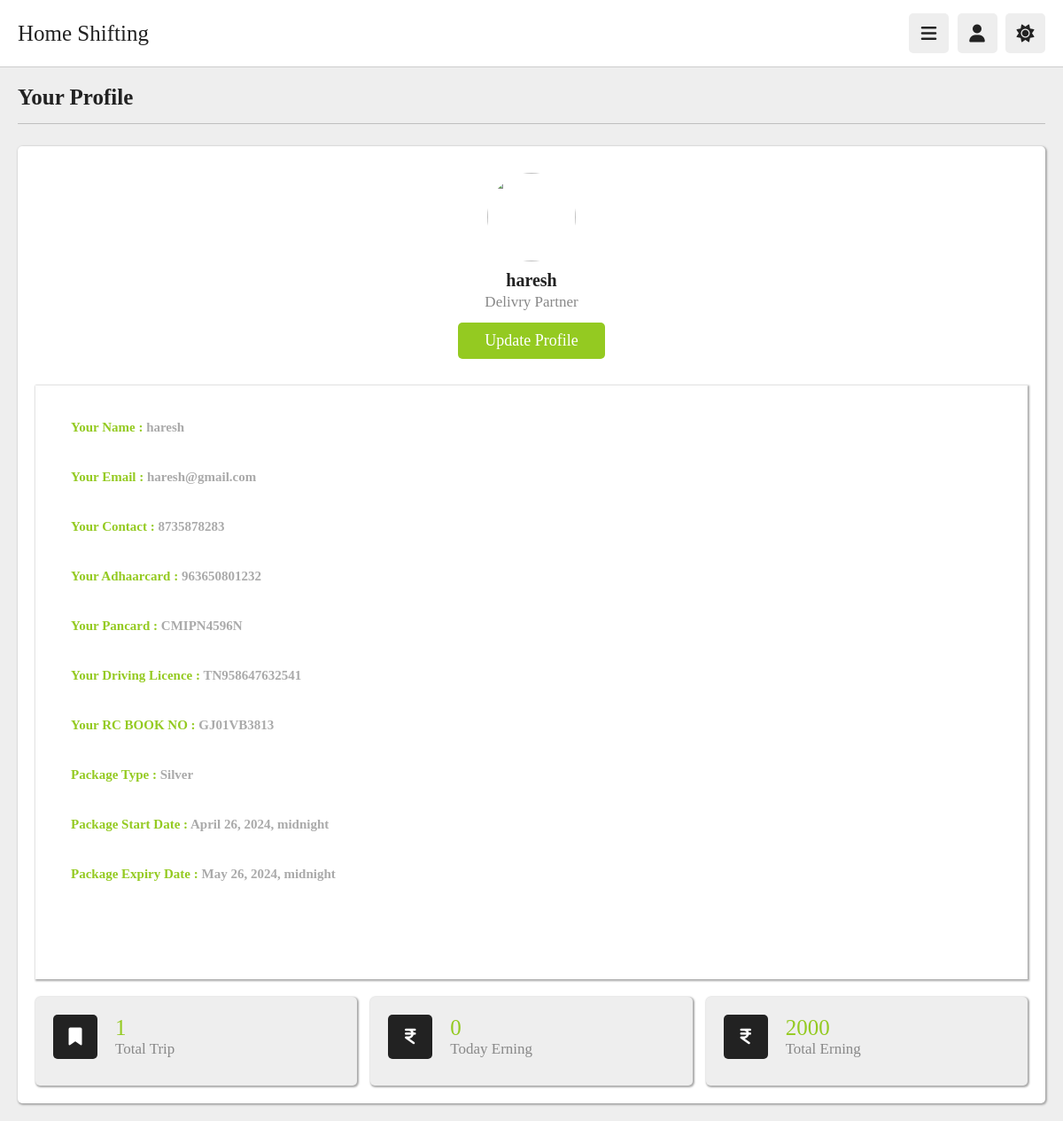
Page /dilevry_partners/profile/ (signed in) on the committed database.
### myapp2/models.py (models this page shows, shortened)
class Truckpartner(models.Model):
	t_name = models.CharField(max_length = 30)
	t_email = models.EmailField(unique=True , max_length = 30)
	t_password = models.CharField(max_length = 20)
	t_contact = models.CharField(max_length = 11 , unique = True)
	t_rcnumber = models.CharField(max_length = 50 , unique = True)
	t_aadharcard_details = models.CharField(max_length = 30 , unique = True)
	t_pancard_details = models.CharField(max_length = 30 , unique = True)
	t_drivinglicence_details = models.CharField(max_length = 30 , unique = True)
	t_picture = models.ImageField(upload_to="images/" ,default="images/pic-1.jpg")
	package_type = models.CharField(max_length=20,null=True)
	price = models.PositiveIntegerField(null=True)
	razorpay_order_id=models.CharField(max_length=100,null=True,blank=True)
	razorpay_payment_id=models.CharField(max_length=100,null=True,blank=True)
	start_date = models.DateTimeField(default=timezone.now)
	end_date = models.DateTimeField(null = True)
	truck_type = models.CharField(max_length=20,null = True)
	is_online = models.BooleanField(default=False)
	on_work = models.BooleanField(default = False)

class Rides(models.Model):
	truckpartner = models.ForeignKey(Truckpartner,on_delete = models.CASCADE, null = True)
	total_trip = models.PositiveIntegerField(default = 0 , null = True)
	start_time = models.DateTimeField(null = True)
	expiry_time = models.DateTimeField(null = True)
	today_earning = models.PositiveBigIntegerField(default = 0, null = True)
	total_earning = models.PositiveBigIntegerField(default = 0, null = True)

### myapp2/views.py (the view)
# urls.py: path('profile/',views.profile,name='profile'),
def profile(request):
    truckpartner = Truckpartner.objects.get(t_email = request.session['temail'])
    ride = Rides.objects.get(truckpartner = truckpartner)
    current_datetime = timezone.now()
    if ride.expiry_time is not None:
        if current_datetime >= ride.expiry_time:
            ride.today_earning = 0
            ride.save()
        print(ride.today_earning)
        return render(request,'profile.html',{"truckpartner":truckpartner , 'ride':ride})
    else:
        return render(request,'profile.html',{"truckpartner":truckpartner , 'ride':ride})

### myapp2/templates/profile.html (shortened to what this page needs)
{% extends 'sheader.html' %}
{% load static %}
{% block content %}
<section class="user-profile"  >
   <h1 class="heading">your profile</h1>
   <div class="info" style="box-shadow: 1px 1px 2px 1px #aaaaaa;">
      <div class="user">
         <img src="{{request.session.tpicture}}" alt="">
         <h3>{{request.session.tname}}</h3>
         <p>Delivry Partner</p>
         <a href="{% url 'update' %}" class="inline-btn">update profile</a>
      </div>
      <div class="box" style="height: 67rem; box-shadow: 1px 1px 2px 1px #aaaaaa;">
         <h2 style="color: #94CA21; padding-top: 39px; padding-left: 40px;">Your Name : <span style="color:#aaaaaa;">{{truckpartner.t_name}}</span></h2>
         <h2 style="color: #94CA21; padding-top: 39px; padding-left: 40px;">Your Email : <span style="color:#aaaaaa;">{{truckpartner.t_email}}</span></h2>
         <h2 style="color: #94CA21; padding-top: 39px; padding-left: 40px;">Your Contact : <span style="color:#aaaaaa;">{{truckpartner.t_contact}}</span></h2>
         <h2 style="color: #94CA21; padding-top: 39px; padding-left: 40px;">Your Adhaarcard : <span style="color:#aaaaaa;">{{truckpartner.t_aadharcard_details}}</span></h2>
         <h2 style="color: #94CA21; padding-top: 39px; padding-left: 40px;">Your Pancard : <span style="color:#aaaaaa;">{{truckpartner.t_pancard_details}}</span></h2>
         <h2 style="color: #94CA21; padding-top: 39px; padding-left: 40px;">Your Driving Licence : <span style="color:#aaaaaa;">{{truckpartner.t_drivinglicence_details}}</span></h2>
         <h2 style="color: #94CA21; padding-top: 39px; padding-left: 40px;">Your RC BOOK NO : <span style="color:#aaaaaa;">{{truckpartner.t_rcnumber}}</span></h2>
         <h2 style="color: #94CA21; padding-top: 39px; padding-left: 40px;">Package Type : <span style="color:#aaaaaa;">{{truckpartner.package_type}}</span></h2>
         <h2 style="color: #94CA21; padding-top: 39px; padding-left: 40px;">Package Start Date : <span style="color:#aaaaaa;">{{truckpartner.start_date}}</span></h2>
         <h2 style="color: #94CA21; padding-top: 39px; padding-left: 40px;">Package Expiry Date : <span style="color:#aaaaaa;">{{truckpartner.end_date}}</span></h2>
      </div>
      <div class="box-container" style="margin-top: 20px;">
         <div class="box" style="box-shadow: 1px 1px 2px 1px #aaaaaa;">
            <div class="flex">
               <i class="fas fa-bookmark"></i>
               <div>
                  <span>{{ride.total_trip}}</span>
                  <p>Total Trip</p>
               </div>
            </div>
         </div>
         <div class="box" style="box-shadow: 1px 1px 2px 1px #aaaaaa;"  >
            <div class="flex">
               <i class="fa-solid fa-indian-rupee-sign"></i>
               <div>
                  <span>{{ride.today_earning}}</span>
                  <p>Today Erning</p>
               </div>
            </div>
         </div>
         <div class="box" style="box-shadow: 1px 1px 2px 1px #aaaaaa;">
            <div class="flex">
               <i class="fa-solid fa-indian-rupee-sign"></i>
               <div>
                  <span>{{ride.total_earning}}</span>
                  <p>Total Erning</p>
               </div>
            </div>
         </div>
      </div>
   </div>
{% endblock %}

### myapp2/static/css/style.css (style rules this page uses)
:root { --main-color:#94CA21; --red:#e74c3c; --orange:#f39c12; --light-color:#888; --light-bg:#eee; --black:#222222; --white:#fff; --border:.1rem solid rgba(0,0,0,.2); }
* { font-family: 'Kalam', cursive; margin:0; padding:0; box-sizing: border-box; outline: none; border:none; text-decoration: none; }
html { font-size: 62.5%; overflow-x: hidden; }
body { background-color: var(--light-bg); padding-left: 30rem; }
section { padding:2rem; margin: 0 auto; max-width: 1200px; }
.heading { font-size: 2.5rem; color:var(--black); margin-bottom: 2.5rem; border-bottom: var(--border); padding-bottom: 1.5rem; text-transform: capitalize; }
.inline-btn, .inline-option-btn, .inline-delete-btn, .btn, .delete-btn, .option-btn { border-radius: .5rem; color:#fff; font-size: 1.8rem; cursor: pointer; text-transform: capitalize; padding:1rem 3rem; text-align: center; margin-top: 1rem; }
.inline-btn, .inline-option-btn, .inline-delete-btn { display: inline-block; }
.btn, .inline-btn { background-color: var(--main-color); }
.user-profile .info { background-color: var(--white); border-radius: .5rem; padding: 2rem; }
.user-profile .info .user { text-align: center; margin-bottom: 2rem; padding: 1rem; }
.user-profile .info .user img { height: 10rem; width: 10rem; border-radius: 50%; object-fit: cover; margin-bottom: 1rem; }
.user-profile .info .user h3 { font-size: 2rem; color: var(--black); }
.user-profile .info .user p { font-size: 1.7rem; color: var(--light-color); padding: .3rem 0; }
.user-profile .info .box-container { display: flex; flex-wrap: wrap; gap: 1.5rem; }
.user-profile .info .box-container .box { background-color: var(--light-bg); border-radius: .5rem; padding: 2rem; flex: 1 1 25rem; }
.user-profile .info .box-container .box .flex { display: flex; align-items: center; gap: 2rem; margin-bottom: 1rem; }
.user-profile .info .box-container .box .flex i { font-size:2rem; color: var(--white); background-color: var(--black); text-align: center; border-radius: .5rem; height: 5rem; width: 5rem; line-height: 4.9rem; }
.user-profile .info .box-container .box .flex span { font-size: 2.5rem; color: var(--main-color); }
.user-profile .info .box-container .box .flex p { color: var(--light-color); font-size: 1.7rem; }
@media (max-width:1200px) { body { padding-left: 0; } }

### rows in the picture
Truckpartner: session.tname "haresh", t_name "haresh", t_email "haresh@gmail.com", t_contact "8735878283", t_aadharcard_details "963650801232", t_pancard_details "CMIPN4596N", t_drivinglicence_details "TN958647632541", t_rcnumber "GJ01VB3813", package_type "Silver", start_date "April 26, 2024, midnight", end_date "May 26, 2024, midnight"
Rides: total_trip "1", today_earning "0", total_earning "2000"
